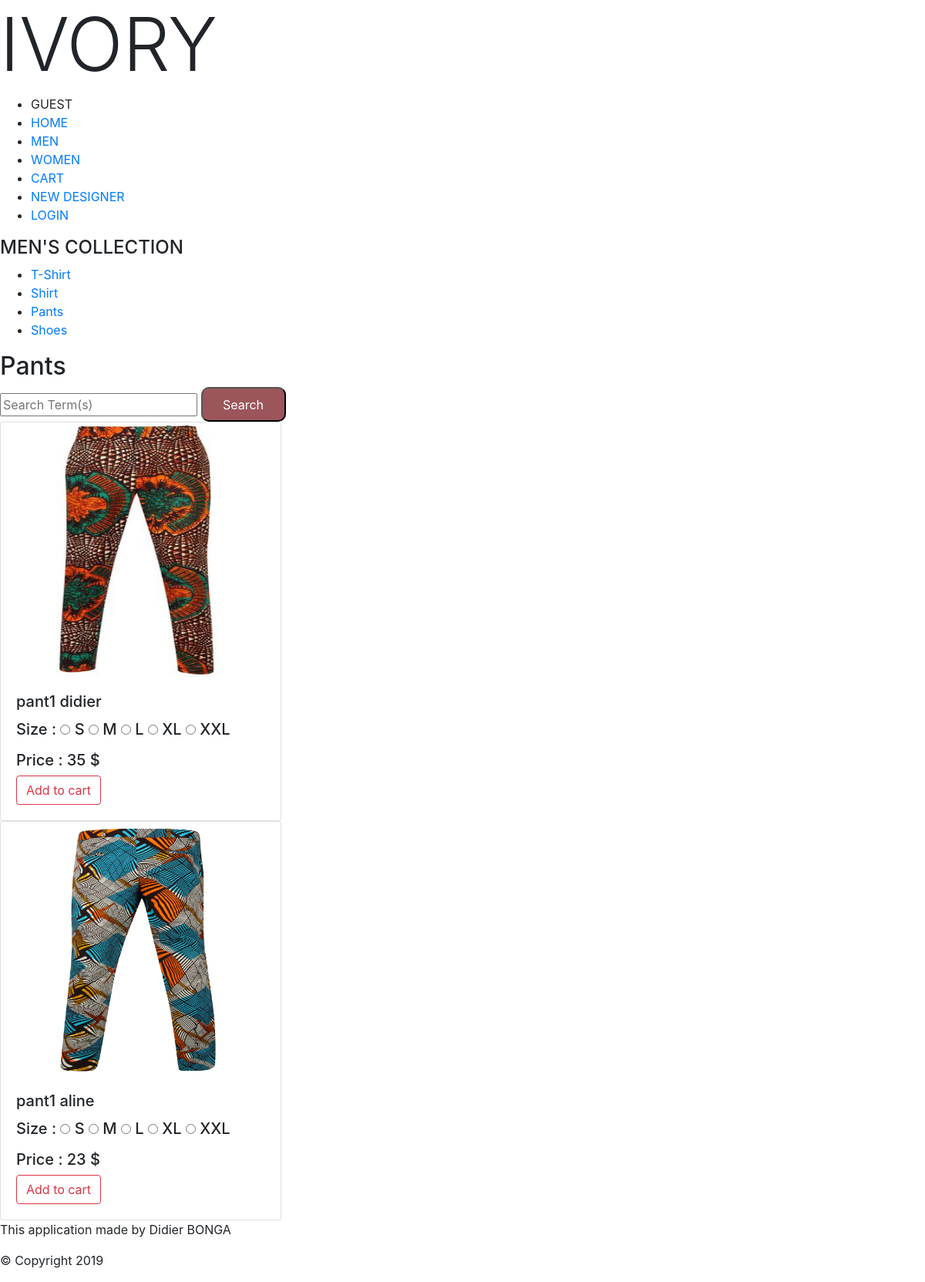
/pantsmen/, run on the app's committed database.
### ivoryApp/models.py (models this page shows, shortened)
class Pants(models.Model):
    pant_title = models.CharField(max_length=200)
    pant_picture = models.ImageField(upload_to="media/images/", null=True, blank=True)
    pant_price = models.IntegerField(default=0)
    pant_ForeignKey = models.ForeignKey(UserLoginModel, on_delete=models.SET_NULL, null=True, blank=True)

### ivoryApp/views.py (the view)
# urls.py: path('pantsmen/', views.pantsmen, name='pantsmen'),
def pantsmen(request):
    form = MyForm()
    allPants = Pants.objects.all()
    return render(request, 'ivoryApp/item/pantsMen.html', {'allPants': allPants, 'form': form})

### ivoryApp/forms.py
class MyForm(forms.Form):
    my_choice_field = forms.ChoiceField(choices=CUSTOMER_SIZE_ACCESSORY)
    ts_size = forms.ChoiceField(choices=CUSTOMER_SIZE)
    s_size = forms.ChoiceField(choices=CUSTOMER_SIZE)
    pant_size = forms.ChoiceField(choices=CUSTOMER_SIZE)
    sm_size = forms.ChoiceField(choices=CUSTOMER_SIZE_SHOES)
    dress_size = forms.ChoiceField(choices=CUSTOMER_SIZE)
    bj_size = forms.ChoiceField(choices=CUSTOMER_SIZE_ACCESSORY)
    sw_size = forms.ChoiceField(choices=CUSTOMER_SIZE_SHOES)

### ivoryApp/templates/ivoryApp/item/pantsMen.html (shortened to what this page needs)
{% extends 'ivoryApp/men.html' %}
{% block content %}
<header>
    <h2>Pants</h2>
    <form action="{% url 'search_pant' %}" method="post">
        <input type="text" name="mySearch" placeholder="Search Term(s)" aria-label="Search" >
        <button type="submit">Search</button>
    </form>
</header>
<aside>
    {% if allPants %}
    {% for eachPant in allPants %}
    <div class="card" style="width: 22.8rem;">
        <img src="{{eachPant.pant_picture.url}}" class="card-img-top" alt="image item">
        <div class="card-body">
            <h5 class="card-title">{{ eachPant.pant_title }}</h5>
            <h5>
                Size :
                {% for choice in form.pant_size.field.choices %}
                <input type="radio" name="pant_size" value="{{choice.0}}"
                       />
                <label class="">{{choice.1}}</label>
                {% endfor %}
            </h5>
            <h5>Price : {{ eachPant.pant_price }} $</h5>
            <a href="#" class="btn btn-outline-danger">Add to cart</a>
        </div>
    </div>
    {% endfor %}
    {% endif %}
</aside>
{% endblock %}

### ivoryApp/static/ivoryApp/css/men.css (style rules this page uses)
img { width: 350px; height: 330px; }
button, input[type=submit] { border-radius: 10px; background-color: rgba(119, 23, 31, 0.73); color: white; height: 45px; width: 110px; }

### data on the page
Pants: pant_picture (picture), pant_title "pant1 didier", choice "S" "M" "L" "XL" "XXL", pant_price "35"
Pants: pant_picture (picture), pant_title "pant1 aline", choice "S" "M" "L" "XL" "XXL", pant_price "23"
